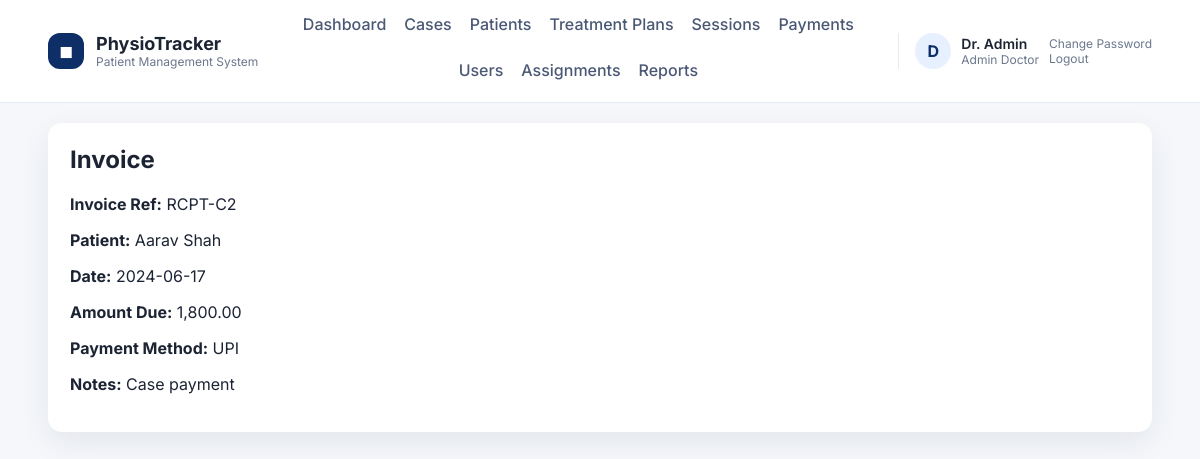
Screenshot of /invoice.php?id=2 (signed in) with the database file from the repository.
### tables this page shows
CREATE TABLE users (
    id INT AUTO_INCREMENT PRIMARY KEY,
    role ENUM('admin_doctor','sub_doctor','receptionist','patient') NOT NULL,
    name VARCHAR(120) NOT NULL,
    email VARCHAR(180) NOT NULL UNIQUE,
    password_hash VARCHAR(255) NOT NULL,
    security_question VARCHAR(255) NOT NULL,
    security_answer_hash VARCHAR(255) NOT NULL,
    active TINYINT(1) NOT NULL DEFAULT 1,
    can_view_reports TINYINT(1) NOT NULL DEFAULT 1,
    created_at TIMESTAMP DEFAULT CURRENT_TIMESTAMP
);

CREATE TABLE payments (
    id INT AUTO_INCREMENT PRIMARY KEY,
    patient_id INT NOT NULL,
    case_id INT NULL,
    amount DECIMAL(10,2) NOT NULL,
    payment_date DATE NOT NULL,
    method VARCHAR(50),
    notes TEXT,
    receipt_no VARCHAR(50),
    created_by INT NULL,
    created_at TIMESTAMP DEFAULT CURRENT_TIMESTAMP,
    FOREIGN KEY (patient_id) REFERENCES patients(id) ON DELETE CASCADE,
    FOREIGN KEY (case_id) REFERENCES patient_cases(id) ON DELETE SET NULL
);

CREATE TABLE patients (
    id INT AUTO_INCREMENT PRIMARY KEY,
    user_id INT NULL,
    first_name VARCHAR(80) NOT NULL,
    last_name VARCHAR(80) NOT NULL,
    age INT NULL,
    gender VARCHAR(20),
    dob DATE NULL,
    occupation VARCHAR(120),
    assessment_date DATE NULL,
    dominance VARCHAR(50),
    condition_duration VARCHAR(100),
    phone VARCHAR(40),
    address VARCHAR(255),
    emergency_contact VARCHAR(120),
    chief_complain TEXT,
    history_present_illness TEXT,
    past_medical_history TEXT,
    surgical_history TEXT,
    family_history TEXT,
    socio_economic_status TEXT,
    observation_built TEXT,
    observation_attitude_limb TEXT,
    observation_posture TEXT,
    observation_deformity TEXT,
    aids_applications TEXT,
    gait TEXT,
    palpation_tenderness TEXT,
    palpation_oedema VARCHAR(50),
    palpation_warmth TEXT,
    palpation_crepitus TEXT,
    examination_rom TEXT,
    muscle_power TEXT,
    muscle_bulk TEXT,
    ligament_instability TEXT,
    pain_type TEXT,
    pain_site TEXT,
    pain_nature TEXT,
    pain_aggravating_factor TEXT,
    pain_relieving_factor TEXT,
    pain_measurement TINYINT NULL,
    gait_assessment TEXT,
    diagnosis TEXT,
    treatment_goals TEXT,
    created_by INT NULL,
    created_at TIMESTAMP DEFAULT CURRENT_TIMESTAMP,
    FOREIGN KEY (user_id) REFERENCES users(id) ON DELETE SET NULL
);

### db.php (called while the page is built, shortened)
<?php
function db(): PDO
{
    static $pdo = null;
    if ($pdo === null) {
        $dsn = 'mysql:host=' . DB_HOST . ';dbname=' . DB_NAME . ';charset=utf8mb4';
        $pdo = new PDO($dsn, DB_USER, DB_PASS, [
            PDO::ATTR_ERRMODE => PDO::ERRMODE_EXCEPTION,
            PDO::ATTR_DEFAULT_FETCH_MODE => PDO::FETCH_ASSOC,
        ]);
    }
    return $pdo;
}

### auth.php (called while the page is built, shortened)
<?php
require_once __DIR__ . '/db.php';
require_once __DIR__ . '/helpers.php';
function current_user(): ?array
{
    $stmt = db()->prepare('SELECT * FROM users WHERE id = ?');
    $stmt->execute([$_SESSION['user_id']]);
    $user = $stmt->fetch();
    return $user ?: null;
}

### helpers.php (called while the page is built, shortened)
<?php
require_once __DIR__ . '/db.php';
function e(string $value): string
{
    return htmlspecialchars($value, ENT_QUOTES, 'UTF-8');
}
function format_money($amount): string
{
    return number_format((float) $amount, 2);
}

### invoice.php (the view, shortened to what this page needs)
<?php
require_once __DIR__ . '/auth.php';
require_once __DIR__ . '/helpers.php';
$id = (int) ($_GET['id'] ?? 0);
$stmt = db()->prepare('
    SELECT pay.*, p.first_name, p.last_name
    FROM payments pay
    JOIN patients p ON p.id = pay.patient_id
    WHERE pay.id = ?
');
$stmt->execute([$id]);
$payment = $stmt->fetch();
require __DIR__ . '/layout/header.php';
?>
<h2>Invoice</h2>
<?php if (!$payment): ?>
    <p>Invoice not found.</p>
<?php else: ?>
    <p><strong>Invoice Ref:</strong> <?php echo e($payment['receipt_no']); ?></p>
    <p><strong>Patient:</strong> <?php echo e($payment['first_name'] . ' ' . $payment['last_name']); ?></p>
    <p><strong>Date:</strong> <?php echo e($payment['payment_date']); ?></p>
    <p><strong>Amount Due:</strong> <?php echo format_money($payment['amount']); ?></p>
    <p><strong>Payment Method:</strong> <?php echo e($payment['method']); ?></p>
    <p><strong>Notes:</strong> <?php echo e($payment['notes']); ?></p>
<?php endif; ?>
<?php require __DIR__ . '/layout/footer.php'; ?>

### layout/header.php (shortened to what this page needs)
<?php
require_once __DIR__ . '/../auth.php';
require_once __DIR__ . '/../helpers.php';
$user = current_user();
$role = $user['role'] ?? '';
$menu = [];
if ($user) {
    if ($role === 'admin_doctor') {
        $menu = [
            'Dashboard' => 'admin/dashboard.php',
            'Cases' => 'admin/cases.php',
            'Patients' => 'admin/patients.php',
            'Treatment Plans' => 'admin/treatment_plans.php',
            'Sessions' => 'admin/sessions.php',
            'Payments' => 'admin/payments.php',
            'Users' => 'admin/users.php',
            'Assignments' => 'admin/assignments.php',
        ];
        if ((int) $user['can_view_reports'] === 1) {
            $menu['Reports'] = 'admin/reports.php';
        }
    } elseif ($role === 'sub_doctor') {
        $menu = [
            'Dashboard' => 'subdoctor/dashboard.php',
            'Assigned Patients' => 'subdoctor/patients.php',
            'Session Notes' => 'subdoctor/sessions.php',
        ];
    } elseif ($role === 'receptionist') {
        $menu = [
            'Dashboard' => 'receptionist/dashboard.php',
            'Register Patients' => 'receptionist/patients.php',
            'Payments' => 'receptionist/payments.php',
        ];
    }
}
?>
<!doctype html>
<html>
<head>
    <?php $cssVersion = @filemtime(__DIR__ . '/../assets/style.css') ?: time(); ?>
    <link rel="stylesheet" href="<?php echo BASE_URL; ?>assets/style.css?v=<?php echo $cssVersion; ?>">
</head>
<body>
<header class="site-header">
    <div class="header-inner">
        <div class="brand">
            <div class="brand-mark">◼︎</div>
            <div>
                <div class="brand-title">PhysioTracker</div>
                <div class="brand-subtitle">Patient Management System</div>
            </div>
        </div>
        <nav class="main-nav">
            <?php if ($user): ?>
                <?php foreach ($menu as $label => $path): ?>
                    <a href="<?php echo BASE_URL . $path; ?>"><?php echo e($label); ?></a>
                <?php endforeach; ?>
            <?php else: ?>
                <a href="<?php echo BASE_URL; ?>login.php">Login</a>
            <?php endif; ?>
        </nav>
        <?php if ($user): ?>
            <div class="user-chip">
                <div class="user-avatar"><?php echo e(strtoupper(substr($user['name'], 0, 1))); ?></div>
                <div>
                    <div class="user-name"><?php echo e($user['name']); ?></div>
                    <div class="user-role"><?php echo e(str_replace('_', ' ', $role)); ?></div>
                </div>
                <div class="user-actions">
                    <a href="<?php echo BASE_URL; ?>change_password.php">Change Password</a>
                    <a href="<?php echo BASE_URL; ?>logout.php">Logout</a>
                </div>
            </div>
        <?php endif; ?>
    </div>
</header>
<main class="page">
    <div class="container">

### assets/style.css (style rules this page uses)
:root { --bg: #f5f7fb; --card: #ffffff; --text: #1c2434; --muted: #6b778c; --primary: #0d2e66; --primary-100: #e7f0ff; --border: #e6ebf3; --shadow: 0 10px 30px rgba(23, 36, 58, 0.08); --radius: 14px; }
* { box-sizing: border-box; }
body { font-family: "Inter", Arial, sans-serif; margin: 0; background: var(--bg); color: var(--text); }
a { color: inherit; }
.site-header { background: #ffffff; border-bottom: 1px solid var(--border); position: sticky; top: 0; z-index: 20; }
.header-inner { width: 92%; max-width: 1280px; margin: 0 auto; display: flex; align-items: center; justify-content: space-between; gap: 18px; padding: 14px 0; flex-wrap: wrap; }
.brand { display: flex; align-items: center; gap: 12px; }
.brand-mark { background: var(--primary); color: #fff; width: 36px; height: 36px; display: grid; place-items: center; border-radius: 12px; font-weight: 700; }
.brand-title { font-weight: 700; font-size: 18px; }
.brand-subtitle { font-size: 12px; color: var(--muted); }
.main-nav { display: flex; gap: 18px; flex-wrap: wrap; justify-content: center; flex: 1; }
.main-nav a { text-decoration: none; font-weight: 500; color: #4b5875; padding-bottom: 6px; border-bottom: 2px solid transparent; }
.user-chip { display: flex; align-items: center; gap: 10px; border-left: 1px solid var(--border); padding-left: 16px; }
.user-avatar { width: 36px; height: 36px; border-radius: 50%; background: var(--primary-100); display: grid; place-items: center; font-weight: 700; color: var(--primary); }
.user-name { font-weight: 600; font-size: 14px; }
.user-role { font-size: 12px; color: var(--muted); text-transform: capitalize; }
.user-actions a { display: block; font-size: 12px; color: var(--muted); text-decoration: none; }
.page { padding: 20px 0 40px; }
.container { width: 92%; max-width: 1280px; margin: 0 auto; background: var(--card); padding: 22px; border-radius: var(--radius); box-shadow: var(--shadow); }
h2 { margin-top: 0; color: var(--text); }

### rows the page displays
users: name "D", name "Dr. Admin", role "Admin Doctor"
payments: receipt_no "RCPT-C2", patient.last_name "Aarav Shah", payment_date "2024-06-17", amount "1,800.00", method "UPI", notes "Case payment"

### other values shown
$label "Dashboard"
$label "Cases"
$label "Patients"
$label "Treatment Plans"
$label "Sessions"
$label "Payments"
$label "Users"
$label "Assignments"
$label "Reports"
